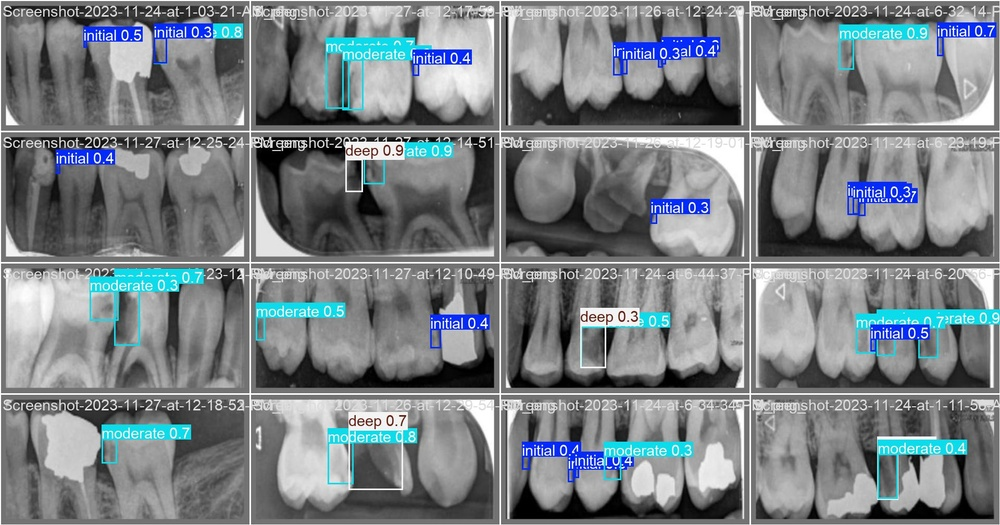
#> input picture runs/detect/val-2/val_batch0_pred.jpg, 1000 x 525 px, shrunk from 1920 x 1008 before the run
$ python -i preprocess.py   (imports and definitions only)
#> lines starting #> are read from the running program, lines starting #| are printed output that depends on the picture
"""CLAHE preprocessing — mandatory at train AND val AND inference time.

Per the methodology brief: CLAHE with `clip_limit=40.0, tile_grid_size=(8,8)`
is the only image-enhancement step in the keypoint-detection pipeline. It is
load-bearing for dim panoramic / periapical radiographs; removing it
materially degrades downstream accuracy. CLAHE is applied deterministically
(p=1.0) at every stage — it is NOT a randomized augmentation.

The same `apply_clahe` function is used by:

- the keypoint R-CNN dataset transform (training + validation)
- the inference path (`pipeline/infer.py`, written by another subagent)

YOLO detection / segmentation models in this pipeline consume raw RGB
without CLAHE per the upstream methodology; if a later experiment wants
CLAHE on the YOLO side, route through this same function for consistency.
"""

from __future__ import annotations

from typing import Final

import cv2
import numpy as np

# Constants from the methodology brief (§1.2 Keypoint Detection — Augmentations).
# Aggressive clip_limit (40.0 vs OpenCV default 4.0) is intentional for dim
# DenPAR contrast.
CLAHE_CLIP_LIMIT: Final[float] = 40.0
CLAHE_TILE_GRID: Final[tuple[int, int]] = (8, 8)


def apply_clahe(image: np.ndarray) -> np.ndarray:
    """Apply CLAHE contrast enhancement to a radiograph.

    Accepts grayscale (H, W) or 3-channel RGB (H, W, 3) uint8 images.
    Returns the same shape and dtype.

    For 3-channel input the image is converted to LAB; CLAHE is applied to
    the L channel; the image is converted back to RGB. This matches the
    common Albumentations CLAHE behavior used in the upstream methodology.

    Args:
        image: Input radiograph as numpy array. Either 2D grayscale or
            3D RGB uint8. Float inputs are coerced to uint8 in [0, 255].

    Returns:
        CLAHE-enhanced image with the same shape and dtype as input.
    """
    if image.dtype != np.uint8:
        # Coerce to uint8 in [0, 255] without clipping surprises.
        img = np.clip(image, 0, 255).astype(np.uint8)
    else:
        img = image

    clahe = cv2.createCLAHE(
        clipLimit=CLAHE_CLIP_LIMIT,
        tileGridSize=CLAHE_TILE_GRID,
    )

    if img.ndim == 2:
        return clahe.apply(img)

    if img.ndim == 3 and img.shape[2] == 3:
        lab = cv2.cvtColor(img, cv2.COLOR_RGB2LAB)
#> lab: shape (525, 1000, 3); mean of channels 0, 1, 2 135.1, 127.7, 125.5
        lab[:, :, 0] = clahe.apply(lab[:, :, 0])
#> lab: shape (525, 1000, 3); mean of channels 0, 1, 2 128.9, 127.7, 125.5
        return cv2.cvtColor(lab, cv2.COLOR_LAB2RGB)
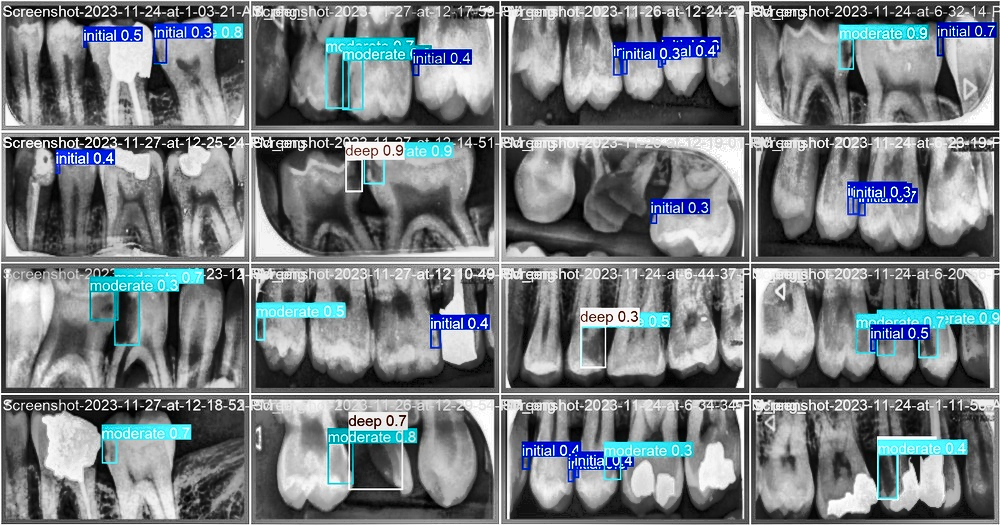
#> returned value: shape (525, 1000, 3); mean R, G, B 118.2, 124.2, 127.9

    raise ValueError(
        f"apply_clahe expects (H,W) or (H,W,3); got shape {image.shape}"
    )

>>> import cv2
>>> picture = cv2.cvtColor(cv2.imread('../../../runs/detect/val-2/val_batch0_pred.jpg'), cv2.COLOR_BGR2RGB)
>>> result = apply_clahe(picture)

$ run again, on runs/detect/val-2/val_batch1_pred.jpg
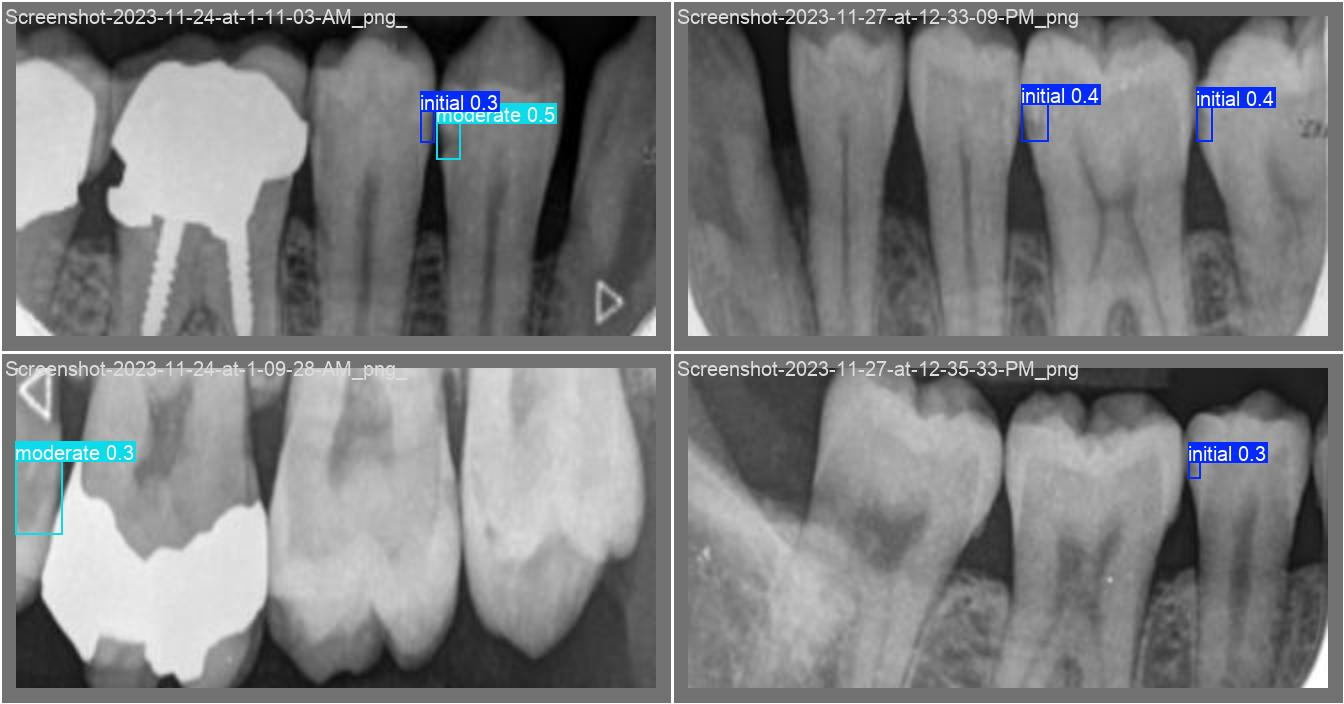
#> input picture runs/detect/val-2/val_batch1_pred.jpg, 1344 x 704 px
#> in apply_clahe, `return cv2.cvtColor(lab, cv2.COLOR_LAB2RGB)`:
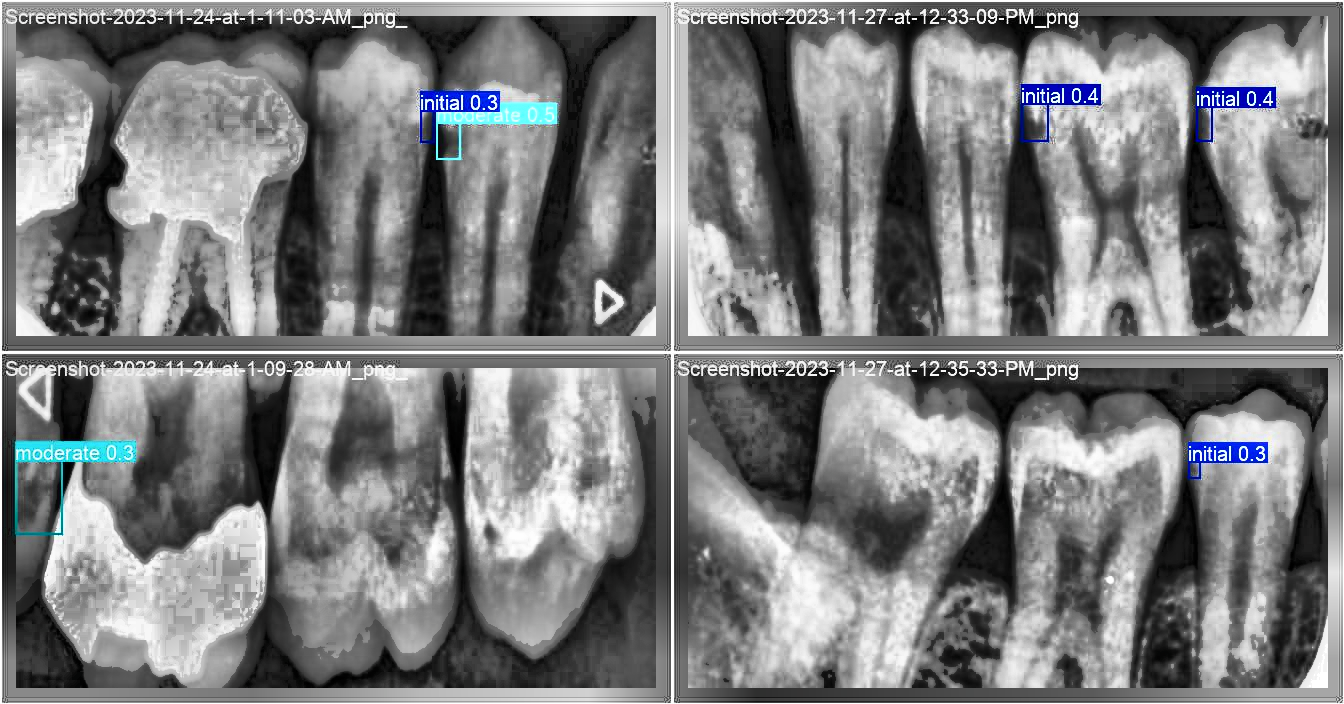
#> returned value: shape (704, 1344, 3); mean R, G, B 123.6, 124.5, 125.6
